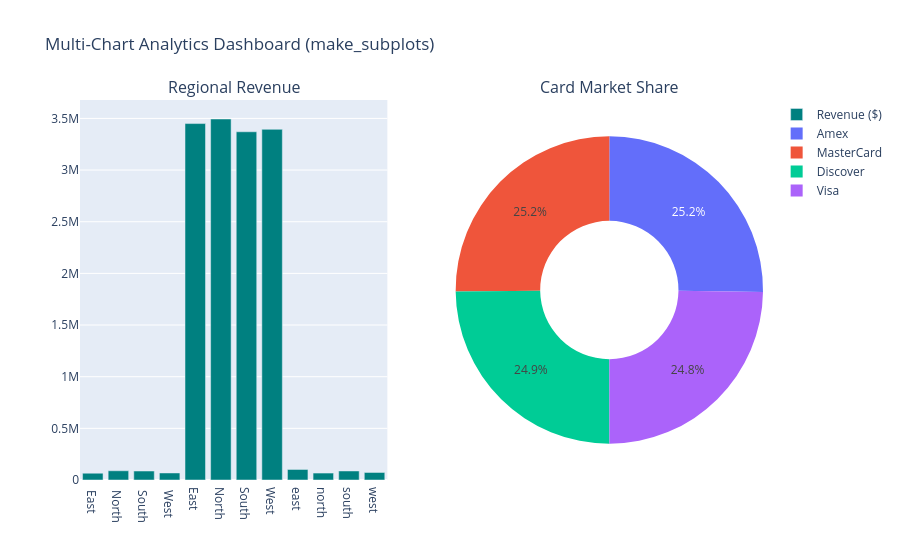

Here is the notebook cell this chart was saved with:
### Markdown cell above
### 🔹 🔹 Multi-Chart Dashboards: `make_subplots()`
Demonstrates how to use `🔹 Multi-Chart Dashboards: `make_subplots()`` in Python. Visualizations turn complex numerical data into clear, intuitive graphics, helping you spot trends, patterns, and anomalies quickly. **Tip:** Always provide clear axis labels (`xlabel`, `ylabel`) and a title so viewers can interpret your visualization at a glance.

**Syntax:** `reg_data = df.groupby('region')['transaction_amount'].sum()`

### Code cell
reg_data = df.groupby('region')['transaction_amount'].sum()
bar_trace = go.Bar(x=reg_data.index, y=reg_data.values, marker_color='teal', name='Revenue ($)')

fig = make_subplots(rows=1, cols=2, subplot_titles=('Regional Revenue', 'Card Market Share'), specs=[[{'type': 'xy'}, {'type': 'domain'}]])
fig.add_trace(bar_trace, row=1, col=1)
fig.add_trace(pie_trace, row=1, col=2)

fig.update_layout(title_text='Multi-Chart Analytics Dashboard (make_subplots)')
fig.show()

### Figure 1 — Plotly figure (JSON) as saved in the notebook; plotly's stock layout.template omitted (floating-point values rounded to 4 significant figures)
{"data": [{"marker": {"color": "teal"}, "name": "Revenue ($)", "type": "bar", "x": [" East ", " North ", " South ", " West ", "East", "North", "South", "West", "east", "north", "south", "west"], "xaxis": "x", "y": [66060.0, 89340.0, 86820.0, 68140.0, 3450000.0, 3494000.0, 3371000.0, 3394000.0, 102300.0, 66580.0, 87420.0, 73460.0], "yaxis": "y"}, {"domain": {"x": [0.55, 1.0], "y": [0.0, 1.0]}, "hole": 0.45, "hoverinfo": "label+percent+value", "labels": ["Amex", "MasterCard", "Discover", "Visa"], "type": "pie", "values": [3594, 3587, 3546, 3535]}], "layout": {"annotations": [{"font": {"size": 16}, "showarrow": false, "text": "Regional Revenue", "x": 0.225, "xanchor": "center", "xref": "paper", "y": 1.0, "yanchor": "bottom", "yref": "paper"}, {"font": {"size": 16}, "showarrow": false, "text": "Card Market Share", "x": 0.775, "xanchor": "center", "xref": "paper", "y": 1.0, "yanchor": "bottom", "yref": "paper"}], "title": {"text": "Multi-Chart Analytics Dashboard (make_subplots)"}, "xaxis": {"anchor": "y", "domain": [0.0, 0.45]}, "yaxis": {"anchor": "x", "domain": [0.0, 1.0]}}}
